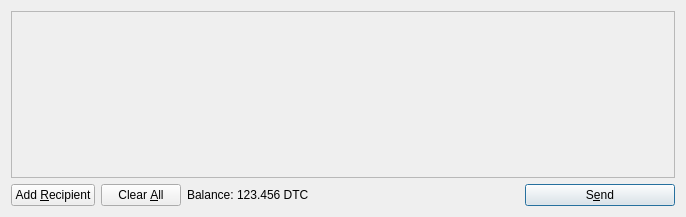
<?xml version="1.0" encoding="UTF-8"?>
<ui version="4.0">
 <class>SendCoinsDialog</class>
 <widget class="QDialog" name="SendCoinsDialog">
  <property name="geometry">
   <rect>
    <x>0</x>
    <y>0</y>
    <width>686</width>
    <height>217</height>
   </rect>
  </property>
  <property name="windowTitle">
   <string>Send Coins</string>
  </property>
  <layout class="QVBoxLayout" name="verticalLayout">
   <item>
    <widget class="QScrollArea" name="scrollArea">
     <property name="widgetResizable">
      <bool>true</bool>
     </property>
     <widget class="QWidget" name="scrollAreaWidgetContents">
      <property name="geometry">
       <rect>
        <x>0</x>
        <y>0</y>
        <width>666</width>
        <height>165</height>
       </rect>
      </property>
      <layout class="QVBoxLayout" name="verticalLayout_2">
       <property name="margin">
        <number>0</number>
       </property>
       <item>
        <layout class="QVBoxLayout" name="entries">
         <property name="spacing">
          <number>6</number>
         </property>
        </layout>
       </item>
       <item>
        <spacer name="verticalSpacer">
         <property name="orientation">
          <enum>Qt::Vertical</enum>
         </property>
         <property name="sizeHint" stdset="0">
          <size>
           <width>20</width>
           <height>40</height>
          </size>
         </property>
        </spacer>
       </item>
      </layout>
     </widget>
    </widget>
   </item>
   <item>
    <layout class="QHBoxLayout" name="horizontalLayout">
     <item>
      <widget class="QPushButton" name="addButton">
       <property name="toolTip">
        <string>Send to multiple recipients at once</string>
       </property>
       <property name="text">
        <string>Add &amp;Recipient</string>
       </property>
       <property name="icon">
        <iconset resource="../bitcoin.qrc">
         <normaloff>:/icons/add</normaloff>:/icons/add</iconset>
       </property>
       <property name="autoDefault">
        <bool>false</bool>
       </property>
      </widget>
     </item>
     <item>
      <widget class="QPushButton" name="clearButton">
       <property name="sizePolicy">
        <sizepolicy hsizetype="Minimum" vsizetype="Fixed">
         <horstretch>0</horstretch>
         <verstretch>0</verstretch>
        </sizepolicy>
       </property>
       <property name="toolTip">
        <string>Remove all transaction fields</string>
       </property>
       <property name="text">
        <string>Clear &amp;All</string>
       </property>
       <property name="icon">
        <iconset resource="../bitcoin.qrc">
         <normaloff>:/icons/remove</normaloff>:/icons/remove</iconset>
       </property>
       <property name="autoRepeatDelay">
        <number>300</number>
       </property>
       <property name="autoDefault">
        <bool>false</bool>
       </property>
      </widget>
     </item>
     <item>
      <layout class="QHBoxLayout" name="horizontalLayout_2">
       <property name="spacing">
        <number>3</number>
       </property>
       <item>
        <widget class="QLabel" name="label">
         <property name="text">
          <string>Balance:</string>
         </property>
        </widget>
       </item>
       <item>
        <widget class="QLabel" name="labelBalance">
         <property name="cursor">
          <cursorShape>IBeamCursor</cursorShape>
         </property>
         <property name="text">
          <string>123.456 DTC</string>
         </property>
         <property name="textInteractionFlags">
          <set>Qt::LinksAccessibleByMouse|Qt::TextSelectableByKeyboard|Qt::TextSelectableByMouse</set>
         </property>
        </widget>
       </item>
      </layout>
     </item>
     <item>
      <spacer name="horizontalSpacer">
       <property name="orientation">
        <enum>Qt::Horizontal</enum>
       </property>
       <property name="sizeHint" stdset="0">
        <size>
         <width>40</width>
         <height>20</height>
        </size>
       </property>
      </spacer>
     </item>
     <item>
      <widget class="QPushButton" name="sendButton">
       <property name="minimumSize">
        <size>
         <width>150</width>
         <height>0</height>
        </size>
       </property>
       <property name="toolTip">
        <string>Confirm the send action</string>
       </property>
       <property name="text">
        <string>S&amp;end</string>
       </property>
       <property name="icon">
        <iconset resource="../bitcoin.qrc">
         <normaloff>:/icons/send</normaloff>:/icons/send</iconset>
       </property>
       <property name="default">
        <bool>true</bool>
       </property>
      </widget>
     </item>
    </layout>
   </item>
  </layout>
 </widget>
 <resources>
  <include location="../bitcoin.qrc"/>
 </resources>
 <connections/>
</ui>
